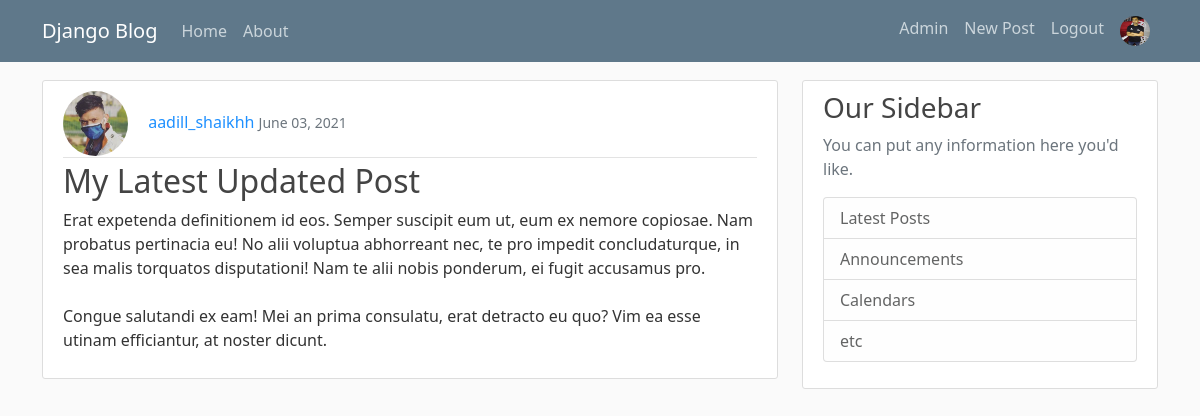
The page /post/30 (signed in) on the database its author committed.
### users/models.py (models this page shows, shortened)
class Profile(models.Model):
	user = models.OneToOneField(User, on_delete=models.CASCADE)
	image = models.ImageField(default='default.jpeg',upload_to='profile_pics')

### blog/models.py (models this page shows, shortened)
class Post(models.Model):
	title = models.CharField(max_length=100)
	content = models.TextField()
	date_posted = models.DateTimeField(default=timezone.now)
	author = models.ForeignKey(User, on_delete=models.CASCADE)

### blog/views.py (the view)
# urls.py: path('post/<int:pk>', PostDetailView.as_view(), name='post-detail'),
class PostDetailView(DetailView):
	model =Post

### blog/templates/blog/post_detail.html (shortened to what this page needs)
{%extends 'blog/base.html'%}
{%block content%}
<article class="media content-section">
    <div class="media-body">
        <div class="article-metadata">
            <img class="rounded-circle article-img" src="{{post.author.profile.image.url}}">
            <a class="mr-2" href="{% url 'user-posts' object.author.username %}">{{ object.author }}</a>
            <small class="text-muted">{{ object.date_posted|date:"F d, Y" }}</small>
        </div>
        <h2 class="article-title">{{ object.title }}</h2>
        <p class="article-content">{{ object.content }}</p>
    </div>
</article>
{%endblock%}

### blog/templates/blog/base.html (shortened to what this page needs)
{% load static %}
<!DOCTYPE html>
<html lang="en">
<head>
  <link rel="stylesheet" href="{% static 'blog/login_form.css' %}">
	<link rel="stylesheet" href="{% static 'blog/bootstrap.min.css' %}">
  <link rel="stylesheet" href="{% static 'blog/main.css' %}">
</head>
<body>
	<header class="site-header">
    <nav class="navbar navbar-expand-md navbar-dark bg-steel fixed-top">
      <div class="container">
        <a class="navbar-brand mr-4" href="/">Django Blog</a>
        <div class="collapse navbar-collapse" id="navbarToggle">
          <div class="navbar-nav mr-auto">
            <a class="nav-item nav-link" href="{% url 'blog-home' %}">Home</a>
            <a class="nav-item nav-link" href="{% url 'blog-about'%}">About</a>
          </div>
          <div class="navbar-nav ml-auto">
            {% if user.is_authenticated %}
            {%if user.is_staff%}
            <a class="nav-item nav-link" href="/admin">Admin</a>
            {%endif%}
            <a class="nav-item nav-link" href="{% url 'post-create' %}">New Post</a>
            <a class="nav-item nav-link" href="{% url 'logout' %}">Logout</a>
            <a class="nav-item nav-link" href="{% url 'profile' %}"><img class="rounded-circle profile-img" src="{{user.profile.image.url}}" title="profile"></a>
            {%else%}
            <a class="nav-item nav-link" href="{% url 'login' %}">Login</a>
            <a class="nav-item nav-link" href="{% url 'register' %}">Register</a>
            {%endif%}
          </div>
        </div>
      </div>
    </nav>
  </header>
  <main role="main" class="container">
    <div class="row">
      <div class="col-md-8">
        {% block content %}{% endblock %}
      </div>
      <div class="col-md-4">
        <div class="content-section">
          <h3>Our Sidebar</h3>
          <p class='text-muted'>You can put any information here you'd like.
            <ul class="list-group">
              <li class="list-group-item list-group-item-light">Latest Posts</li>
              <li class="list-group-item list-group-item-light">Announcements</li>
              <li class="list-group-item list-group-item-light">Calendars</li>
              <li class="list-group-item list-group-item-light">etc</li>
            </ul>
          </p>
        </div>
      </div>
    </div>
  </main>
</body>
</html>

### blog/static/blog/login_form.css (style rules this page uses)
:root { --bg-color: #fafafa; --focus-col: blue; --form-color: white; }
body { font-family: 'Roboto', sans-serif; background-color: var(--bg-color) !important; }

### blog/static/blog/main.css (style rules this page uses)
body { background: #fafafa; color: #333333; margin-top: 5rem; }
h1, h2, h3, h4, h5, h6 { color: #444444; }
.bg-steel { background-color: #5f788a; }
.site-header .navbar-nav .nav-link { color: #cbd5db; }
.ml-auto { margin-left: auto; }
.content-section { background: #ffffff; padding: 10px 20px; border: 1px solid #dddddd; border-radius: 3px; margin-bottom: 20px; }
.article-title { color: #444444; }
a { text-decoration: none; color: dodgerblue; }
.article-content { white-space: pre-line; }
.article-img { height: 65px; width: 65px; margin-right: 16px; }
.profile-img { height: 30px; width: 30px; }
.article-metadata { padding-bottom: 1px; margin-bottom: 4px; border-bottom: 1px solid #e3e3e3 }

### rows shown on the page
Post: author.profile.image (picture), author "aadill_shaikhh", date_posted "June 03, 2021", title "My Latest Updated Post", content "Erat expetenda definitionem id eos. Semper suscipit eum ut, eum ex nemore copiosae. Nam probatus pertinacia eu! No alii voluptua abhorreant nec, te pro impedit concludaturque, in sea malis torquatos disputationi! Nam te alii nobis ponderum, ei fugit accusamus pro. Congue salutandi ex eam! Mei an prima consulatu, erat detracto eu quo? Vim ea esse utinam efficiantur, at noster dicunt."
